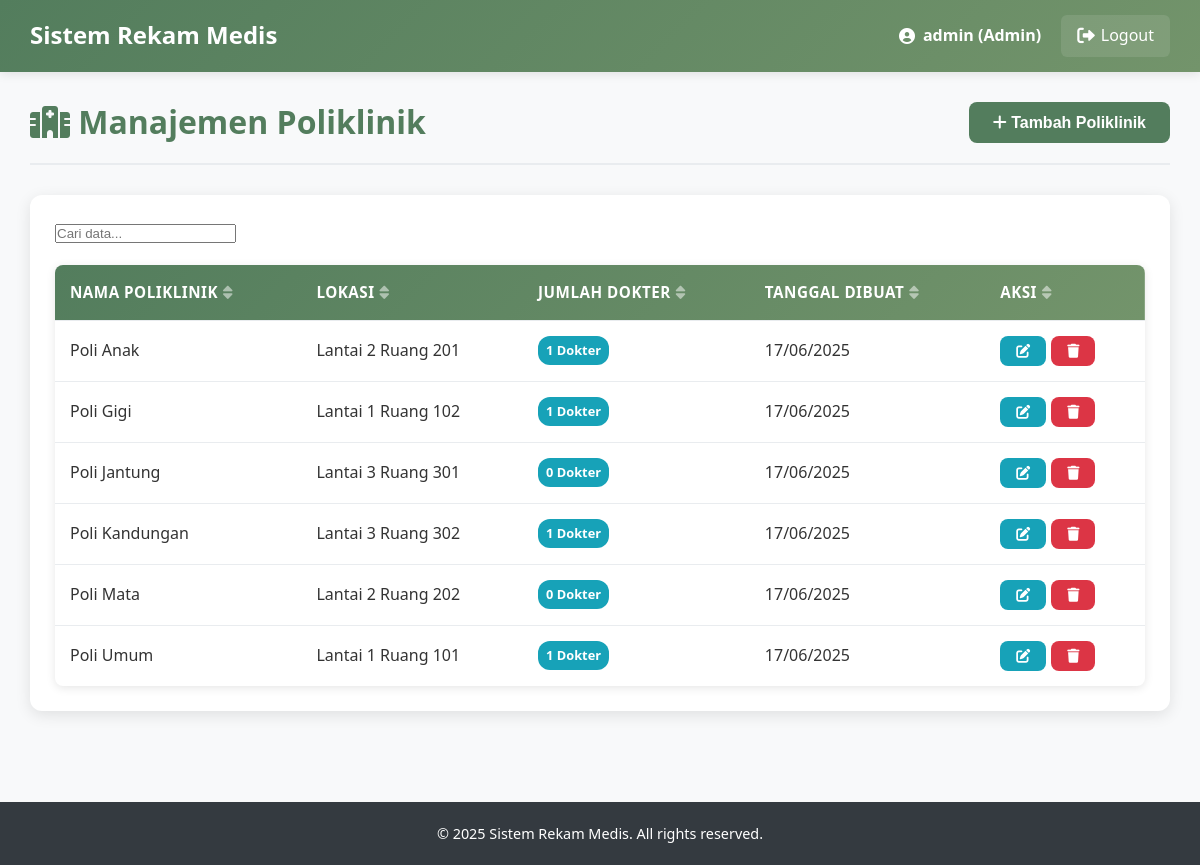
The page /Trys_Proj/admin/polyclinics.php (signed in) on the database its author committed.
### tables this page shows
CREATE TABLE `poliklinik` (
  `id_poli` int(11) NOT NULL,
  `nm_poli` varchar(100) NOT NULL,
  `lokasi` varchar(100) DEFAULT NULL,
  `created_at` timestamp NOT NULL DEFAULT current_timestamp(),
  `updated_at` timestamp NOT NULL DEFAULT current_timestamp() ON UPDATE current_timestamp()
);

### Trys_Proj/admin/polyclinics.php (the view, shortened to what this page needs)
<?php
include '../config/database.php';
$page_title = "Manajemen Poliklinik";
$sql = "SELECT p.*, COUNT(d.id_dokter) as total_doctors
        FROM poliklinik p
        LEFT JOIN dokter d ON p.id_poli = d.id_poli
        GROUP BY p.id_poli
        ORDER BY p.nm_poli";
$result = $conn->query($sql);
?>
<!DOCTYPE html>
<html lang="en">
<head>
    <link rel="stylesheet" href="../css/style.css">
    <link rel="stylesheet" href="https://cdnjs.cloudflare.com/ajax/libs/font-awesome/6.0.0-beta3/css/all.min.css">
</head>
<body>
    <?php include '../includes/header.php'; ?>
    <div class="container">
        <div class="content">
            <div class="content-header">
                <h2><i class="fas fa-hospital"></i> <?php echo $page_title; ?></h2>
                <button class="btn btn-primary" onclick="showAddModal()">
                    <i class="fas fa-plus"></i> Tambah Poliklinik
                </button>
            </div>
            <div class="card">
                <div class="card-body">
                    <table class="data-table">
                        <thead>
                            <tr>
                                <th>Nama Poliklinik</th>
                                <th>Lokasi</th>
                                <th>Jumlah Dokter</th>
                                <th>Tanggal Dibuat</th>
                                <th>Aksi</th>
                            </tr>
                        </thead>
                        <tbody>
                            <?php if ($result->num_rows > 0): ?>
                                <?php while ($row = $result->fetch_assoc()): ?>
                                <tr>
                                    <td><?php echo $row['nm_poli']; ?></td>
                                    <td><?php echo $row['lokasi']; ?></td>
                                    <td>
                                        <span class="badge badge-info"><?php echo $row['total_doctors']; ?> Dokter</span>
                                    </td>
                                    <td><?php echo date('d/m/Y', strtotime($row['created_at'])); ?></td>
                                    <td>
                                        <div class="action-buttons">
                                            <button class="btn btn-sm btn-info" onclick="showEditModal(<?php echo $row['id_poli']; ?>, '<?php echo addslashes($row['nm_poli']); ?>', '<?php echo addslashes($row['lokasi']); ?>')">
                                                <i class="fas fa-edit"></i>
                                            </button>
                                            <button class="btn btn-sm btn-danger" onclick="confirmDelete(<?php echo $row['id_poli']; ?>, '<?php echo addslashes($row['nm_poli']); ?>')">
                                                <i class="fas fa-trash"></i>
                                            </button>
                                        </div>
                                    </td>
                                </tr>
                                <?php endwhile; ?>
                            <?php else: ?>
                                <tr>
                                    <td colspan="5" class="text-center">Tidak ada data poliklinik.</td>
                                </tr>
                            <?php endif; ?>
                        </tbody>
                    </table>
                </div>
            </div>
        </div>
    </div>
    <?php include '../includes/footer.php'; ?>
</body>
</html>

### Trys_Proj/css/style.css (style rules this page uses)
* { margin: 0; padding: 0; box-sizing: border-box; }
body { font-family: "Segoe UI", Tahoma, Geneva, Verdana, sans-serif; line-height: 1.6; color: #333; background-color: #f8f9fa; }
:root { --primary-color: #537d5d; --primary-dark: #3e5e45; --primary-light: #6a9975; --secondary-color: #73946b; --secondary-dark: #5a7553; --secondary-light: #8bac83; --accent-color: #9ebc8a; --accent-dark: #85a371; --accent-light: #b7d5a3; --light-color: #d2d0a0; --light-dark: #b9b787; --light-light: #ebe9b9; --white: #ffffff; --off-white: #f9f9f9; --gray-light: #f8f9fa; --gray-medium: #6c757d; --gray-dark: #343a40; --success: #28a745; --success-dark: #1e7e34; --danger: #dc3545; --danger-dark: #bd2130; --warning: #ffc107; --warning-dark: #d39e00; --info: #17a2b8; --info-dark: #117a8b; }
h1, h2, h3, h4, h5, h6 { font-weight: 700; line-height: 1.2; margin-bottom: 0.5em; color: var(--gray-dark); }
h2 { font-size: 2rem; }
.btn { display: inline-block; padding: 12px 24px; border: none; border-radius: 8px; font-size: 1rem; font-weight: 600; text-decoration: none; text-align: center; cursor: pointer; transition: all 0.3s ease; line-height: 1; position: relative; overflow: hidden; }
.btn::after { content: ""; position: absolute; top: 50%; left: 50%; width: 5px; height: 5px; background: rgba(255, 255, 255, 0.5); opacity: 0; border-radius: 100%; transform: scale(1, 1) translate(-50%); transform-origin: 50% 50%; }
.btn-primary { background-color: var(--primary-color); color: var(--white); }
.btn-info { background-color: var(--info); color: var(--white); }
.btn-danger { background-color: var(--danger); color: var(--white); }
.btn-sm { padding: 8px 16px; font-size: 0.875rem; }
.container { display: flex; min-height: calc(100vh - 70px); }
.content { flex: 1; padding: 30px; background-color: var(--gray-light); min-height: calc(100vh - 70px); }
.content-header { display: flex; justify-content: space-between; align-items: center; margin-bottom: 30px; padding-bottom: 20px; border-bottom: 2px solid #e9ecef; }
.content-header h2 { color: var(--primary-color); font-size: 2rem; font-weight: 700; margin: 0; }
.card { background: var(--white); border-radius: 12px; box-shadow: 0 4px 15px rgba(0, 0, 0, 0.1); margin-bottom: 30px; overflow: hidden; transition: transform 0.3s ease, box-shadow 0.3s ease; }
.card-body { padding: 25px; }
.data-table { width: 100%; border-collapse: collapse; background: var(--white); border-radius: 8px; overflow: hidden; box-shadow: 0 2px 10px rgba(0, 0, 0, 0.1); }
.data-table thead { background: linear-gradient(135deg, var(--primary-color), var(--secondary-color)); color: var(--white); }
.data-table th, .data-table td { padding: 15px; text-align: left; border-bottom: 1px solid #e9ecef; }
.data-table th { font-weight: 600; font-size: 0.95rem; text-transform: uppercase; letter-spacing: 0.5px; }
.data-table tbody tr { transition: background-color 0.3s ease; }
.data-table tbody tr:last-child td { border-bottom: none; }
.badge { display: inline-block; padding: 5px 10px; border-radius: 20px; font-size: 0.8rem; font-weight: 600; text-align: center; }
.badge-info { background-color: rgba(23, 162, 184, 0.1); color: var(--info); }

### Trys_Proj/admin/polyclinics.php (style rules this page uses)
.badge { padding: 4px 8px; border-radius: 12px; font-size: 0.8rem; font-weight: 600; }
.badge-info { background-color: #17a2b8; color: white; }
.action-buttons { display: flex; gap: 5px; }

### rows shown on the page
poliklinik: nm_poli "Poli Anak", lokasi "Lantai 2 Ruang 201", total_doctors "1", created_at "17/06/2025"
poliklinik: nm_poli "Poli Gigi", lokasi "Lantai 1 Ruang 102", total_doctors "1", created_at "17/06/2025"
poliklinik: nm_poli "Poli Jantung", lokasi "Lantai 3 Ruang 301", total_doctors "0", created_at "17/06/2025"
poliklinik: nm_poli "Poli Kandungan", lokasi "Lantai 3 Ruang 302", total_doctors "1", created_at "17/06/2025"
poliklinik: nm_poli "Poli Mata", lokasi "Lantai 2 Ruang 202", total_doctors "0", created_at "17/06/2025"
poliklinik: nm_poli "Poli Umum", lokasi "Lantai 1 Ruang 101", total_doctors "1", created_at "17/06/2025"

### other values the page prints
$_SESSION['username'] "admin"
$_SESSION['role'] "Admin"
$page_title "Manajemen Poliklinik"
